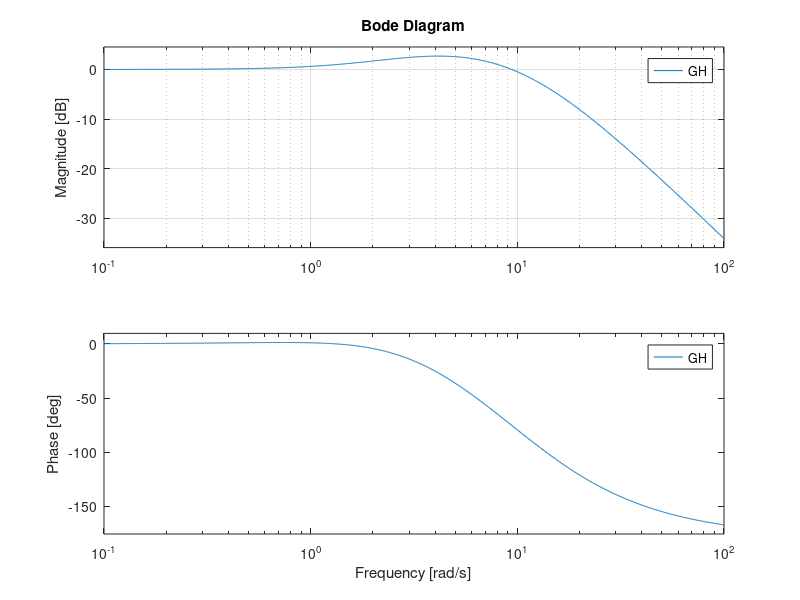

MATLAB code to generate this figure:
clear all;
clc;

%Type 0 system where P = 3 & z = 1 %

N = [0.5 1];
D = conv(  [0.100 1], conv([0.25 1], [0.10 1])	);

GH = tf(N, D);


figure;
subplot(2,2,1);
rlocus(GH);

subplot(2,2,3);
nyquist(GH);
axis([-10 10 -10 10])
grid;

% Margins
[Gm,Pm,Wgm,Wpm] = margin(GH)

subplot(1,2,2, 'replace');
bode(GH);
grid;
